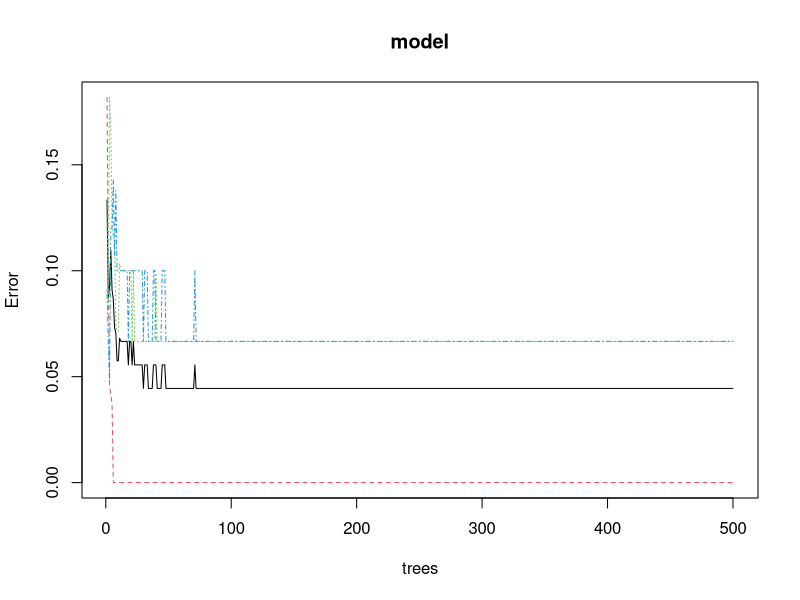
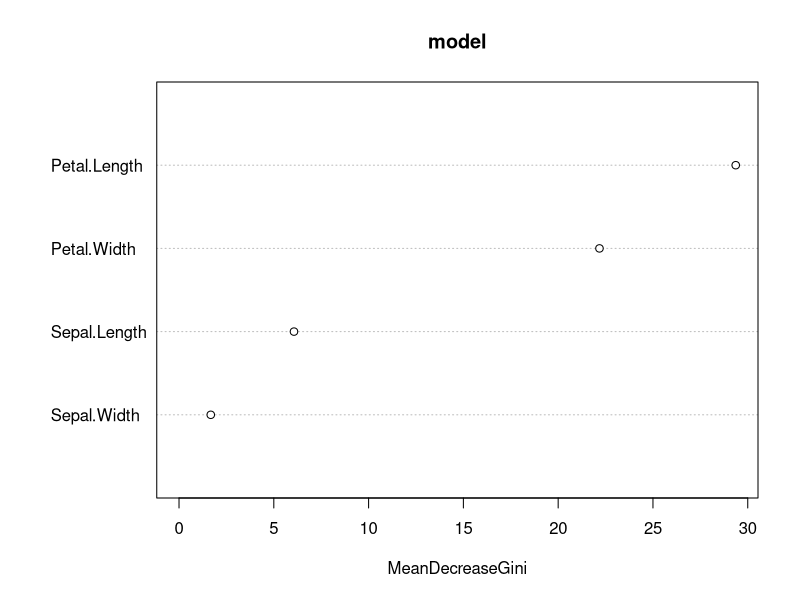

Reproduce these figures in R, in order.
library(randomForest)
library(caTools)

head(iris)

split<-sample.split(iris,SplitRatio=0.7)

train<- subset(iris,split==TRUE)
test<-subset(iris,split==FALSE)

input<-train[,1:4]
target<-train[,5]
model<-randomForest(input,target,ntree=500)

pred <- predict(model,test)
pred

cm<-table(pred,test$Species)
cm

plot(model)
varImpPlot(model)
importance(model)
summary(model)
